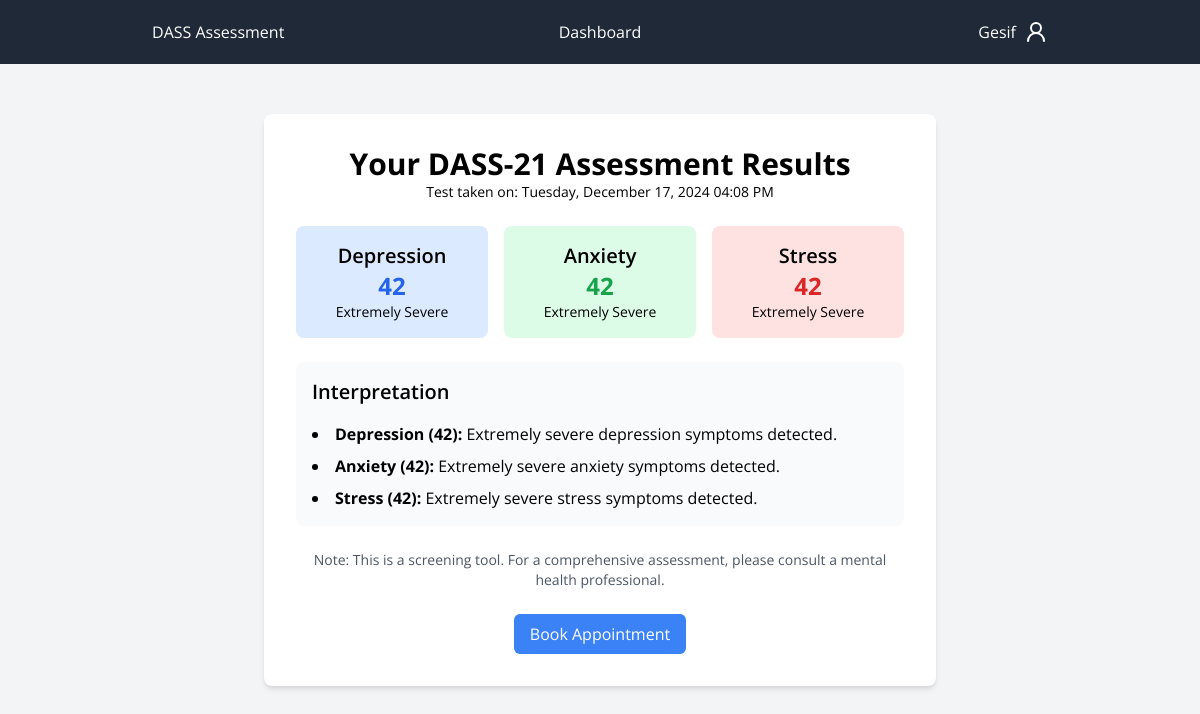
The app's page /results (signed in) with its own data.
### tables this page shows
CREATE TABLE dass_score (
            id INTEGER PRIMARY KEY AUTOINCREMENT,
            user_id INTEGER NOT NULL,
            answer TEXT NOT NULL,
            depression_score INTEGER NOT NULL,
            anxiety_score INTEGER NOT NULL,
            stress_score INTEGER NOT NULL,
            date_taken TEXT NOT NULL DEFAULT CURRENT_TIMESTAMP,
            FOREIGN KEY (user_id) REFERENCES students (id)
        );

### app.py (the view)
@app.route("/results")
@login_required
def results():
    if not session.get("user_id"):
        return redirect(url_for("login"))
    try:
        conn = get_db_connection()
        scores = conn.execute(
            "SELECT depression_score, anxiety_score, stress_score, date_taken, answer FROM dass_score WHERE user_id = ?",
            (session["user_id"],),
        ).fetchone()
        conn.close()
    except sqlite3.IntegrityError:
        scores = None
    if scores:
        return render_template("results.html", scores=scores)
    return render_template("results.html")

### app.py (called while the page is built)
def login_required(f):
    @functools.wraps(f)
    def decorated_function(*args, **kwargs):
        if not session.get("user_id"):
            return redirect(url_for("login"))
        return f(*args, **kwargs)
    return decorated_function

def dateformat(value, format="%Y-%m-%d"):
    if isinstance(value, str):
        try:
            value = datetime.fromisoformat(value.replace("Z", "+00:00"))
        except ValueError:
            return value
    if isinstance(value, datetime):
        return value.strftime(format)
    return value

### database.py (called while the page is built)
def get_db_connection():
    conn = sqlite3.connect("dass.db")
    conn.row_factory = sqlite3.Row
    return conn

### templates/results.html (shortened to what this page needs)
{% extends "base.html" %} {% block title %}DASS Assessment Results{% endblock %}
{% block content %}
    <div class="container mx-auto px-4 py-8">
        <div class="bg-white shadow-md rounded-lg p-8 max-w-2xl mx-auto">
            {% if scores %}
                <h1 class="text-3xl font-bold text-center">
                    Your DASS-21 Assessment Results
                </h1>
                <div class="text-center text-sm mb-6">
                    Test taken on: {{ scores[3] | dateformat("%A, %B %d, %Y %I:%M %p") }}
                </div>
                <div class="grid grid-cols-3 gap-4 mb-6">
                    <div class="bg-blue-100 p-4 rounded-lg text-center">
                        <h2 class="text-xl font-semibold">Depression</h2>
                        <p class="text-2xl font-bold text-blue-600">{{ scores[0] }}</p>
                        <p class="text-sm">
                            {% if scores[0] <= 9 %} Normal {% elif scores[0] <=13 %} Mild {% elif scores[0] <=20 %}
                                Moderate {% elif scores[0] <=27 %} Severe {% else %}
                                Extremely Severe {% endif %}
                        </p>
                    </div>
                    <div class="bg-green-100 p-4 rounded-lg text-center">
                        <h2 class="text-xl font-semibold">Anxiety</h2>
                        <p class="text-2xl font-bold text-green-600">{{ scores[1] }}</p>
                        <p class="text-sm">
                            {% if scores[1] <= 7 %} Normal {% elif scores[1] <=9 %} Mild {% elif scores[1] <=14 %}
                                Moderate {% elif scores[1] <=19 %} Severe {% else %}
                                Extremely Severe {% endif %}
                        </p>
                    </div>
                    <div class="bg-red-100 p-4 rounded-lg text-center">
                        <h2 class="text-xl font-semibold">Stress</h2>
                        <p class="text-2xl font-bold text-red-600">{{ scores[2] }}</p>
                        <p class="text-sm">
                            {% if scores[2] <= 14 %} Normal {% elif scores[2] <=18 %} Mild {% elif scores[2] <=25 %}
                                Moderate {% elif scores[2] <=33 %} Severe {% else %}
                                Extremely Severe {% endif %}
                        </p>
                    </div>
                </div>
                <div class="bg-gray-50 p-4 rounded-lg">
                    <h3 class="text-xl font-semibold mb-4">Interpretation</h3>
                    <ul class="list-disc list-inside space-y-2">
                        <li>
                            <strong>Depression ({{ scores[0] }}):</strong>
                            {% if scores[0] <= 9 %} Normal level of depression symptoms. {% elif scores[0] <=13 %} Mild
                                depression symptoms detected. {% elif scores[0]
          <=20 %} Moderate depression symptoms present. {% elif scores[0] <=27 %} Severe depression symptoms
                                observed. {% else %} Extremely severe
                                depression symptoms detected. {% endif %}
                        </li>
                        <li>
                            <strong>Anxiety ({{ scores[1] }}):</strong>
                            {% if scores[1] <= 7 %} Normal level of anxiety symptoms. {% elif scores[1] <=9 %} Mild
                                anxiety symptoms detected. {% elif scores[1]
          <=14 %} Moderate anxiety symptoms present. {% elif scores[1] <=19 %}
                                Severe anxiety symptoms observed. {% else %} Extremely severe anxiety
                                symptoms detected. {% endif %}
                        </li>
                        <li>
                            <strong>Stress ({{ scores[2] }}):</strong>
                            {% if scores[2] <= 14 %} Normal level of stress symptoms. {% elif scores[2] <=18 %} Mild
                                stress symptoms detected. {% elif scores[2]
          <=25 %} Moderate stress symptoms present. {% elif scores[2] <=33 %}
                                Severe stress symptoms observed. {% else %}Extremely severe stress
                                symptoms detected. {% endif %}
                        </li>
                    </ul>
                </div>
                <div class="mt-6 text-center">
                    <p class="text-sm text-gray-600">
                        Note: This is a screening tool. For a comprehensive assessment, please
                        consult a mental health professional.
                    </p>
                </div>
                <div class="flex justify-center">
                    <a
                            href="/book_appointment"
                            class="mt-6 inline-block bg-blue-500 text-white py-2 px-4 rounded-md hover:bg-blue-600"
                    >Book Appointment</a
                    >
                </div>
            {% endif %}
        </div>
    </div>
{% endblock %}

### templates/base.html (style rules this page uses)
body { font-family: "Open Sans", sans-serif; }

### records on screen
dass_score: date_taken "Tuesday, December 17, 2024 04:08 PM", depression_score "42", anxiety_score "42", stress_score "42"

### other values on screen
{{ session.username }} "Gesif"
